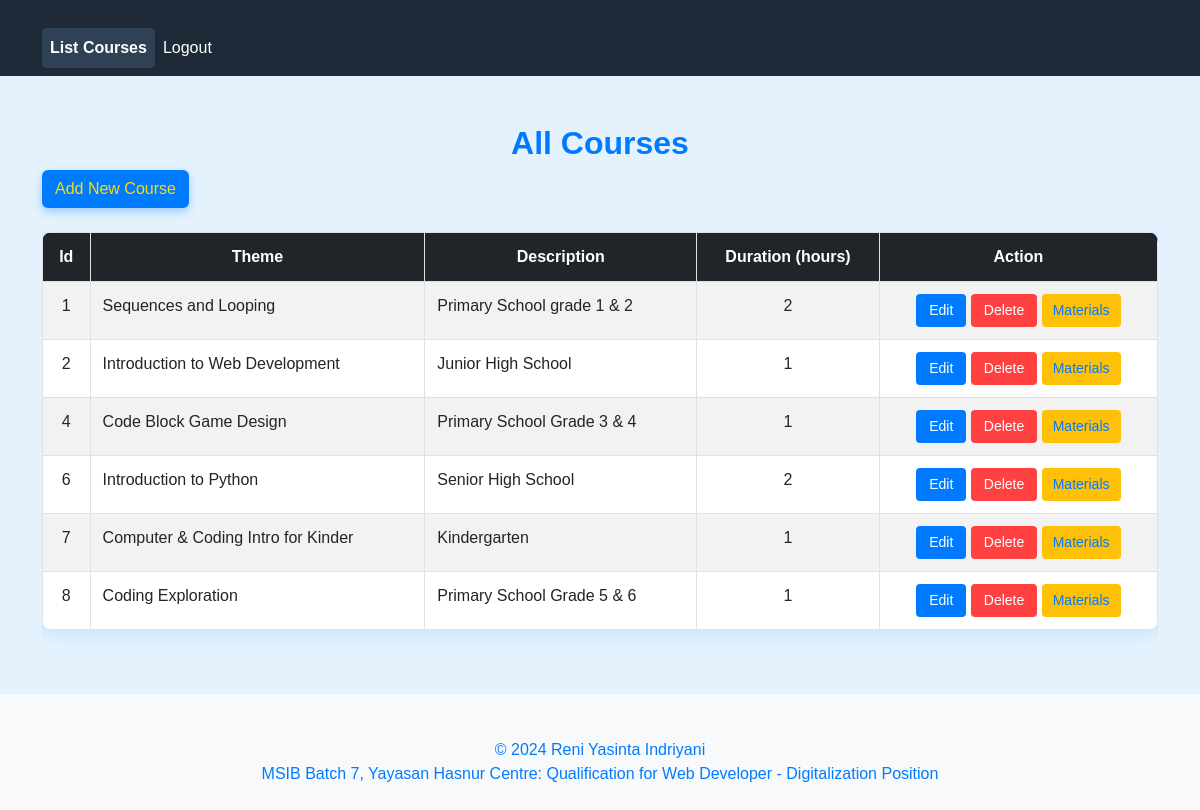
/courses.php, run on the app's committed database.
### tables this page shows
CREATE TABLE `courses` (
  `id` int(11) NOT NULL,
  `judul` varchar(255) NOT NULL,
  `deskripsi` text NOT NULL,
  `durasi` int(11) NOT NULL
);

### courses.php (the view, shortened to what this page needs)
<!DOCTYPE html>
<html lang="en">
<head>
    <link href="style.css" rel="stylesheet">
    <link href="https://cdn.jsdelivr.net/npm/bootstrap@5.3.0/dist/css/bootstrap.min.css" rel="stylesheet">
</head>
<body>
    <?php
    require('databases/koneksi.php');
    $result = $koneksi->query("SELECT * FROM courses");
    require('C:/xampp reni/htdocs/MSIB/layouts/header.php');
    ?>
    <div class="container mt-5">
        <h1 class="text-center mb-">All Courses</h1>
        <a href="/MSIB/kursus/tambah.php" class="btn btn-add mb-4">Add New Course</a>
        <div class="table-responsive">
            <table class="table table-hover table-striped">
                <thead class="table-dark text-center">
                    <tr>
                        <th>Id</th>
                        <th>Theme</th>
                        <th>Description</th>
                        <th>Duration (hours)</th>
                        <th>Action</th>
                    </tr>
                </thead>
                <tbody>
                    <?php while ($row = $result->fetch_assoc()) : ?>
                        <tr>
                            <td class="text-center"><?= $row['id']; ?></td>
                            <td><?= $row['judul']; ?></td>
                            <td><?= $row['deskripsi']; ?></td>
                            <td class="text-center"><?= $row['durasi']; ?></td>
                            <td class="text-center">
                                <a href="/MSIB/kursus/edit.php?id=<?= $row['id']; ?>" class="btn btn-edit btn-sm">Edit</a>
                                <a href="/MSIB/kursus/hapus.php?id=<?= $row['id']; ?>" class="btn btn-delete btn-sm" onclick="return confirm('Warning: Deleting this course will permanently remove it. Continue?')">Delete</a>
                                <a href="materials.php?course_id=<?= $row['id']; ?>" class="btn btn-materials btn-sm">Materials</a>
                            </td>
                        </tr>
                    <?php endwhile; ?>
                </tbody>
            </table>
        </div>
    </div>
    <?php
    require('C:/xampp reni/htdocs/MSIB/layouts/footer.php');
    ?>
</body>
</html>

### layouts/header.php (shortened to what this page needs)
<!DOCTYPE html>
<html lang="en">
<head>
    <link href="https://cdn.jsdelivr.net/npm/bootstrap@5.3.0/dist/css/bootstrap.min.css" rel="stylesheet">
</head>
<body>
<nav class="navbar navbar-expand-lg navbar-light navbar-custom">
    <div class="container">
        <div class="collapse navbar-collapse" id="navbarNav">
            <ul class="navbar-nav">
                <li class="nav-item">
                    <a class="nav-link <?php echo basename($_SERVER['PHP_SELF']) == 'courses.php' ? 'active' : ''; ?>" href="/MSIB/courses.php">List Courses</a>
                </li>
                <li class="nav-item">
                    <a class="nav-link <?php echo basename($_SERVER['PHP_SELF']) == 'logout.php' ? 'active' : ''; ?>" href="/MSIB/logout.php">Logout</a>
                </li>
            </ul>
        </div>
    </div>
</nav>
</body>
</html>

### layouts/footer.php (shortened to what this page needs)
</body>
</html>
<footer class="bg-light text-center text-lg-start mt-5 py-4">
    <div class="container">
        <div class="text-center">
            <p class="mb-0">&copy; <?= date("Y"); ?> Reni Yasinta Indriyani</p>
            <p class="mb-0">MSIB Batch 7, Yayasan Hasnur Centre: Qualification for Web Developer - Digitalization Position</p>
        </div>
    </div>
</footer>

### style.css (style rules this page uses)
.btn-edit { background-color: #007bff !important; color: white !important; padding: 5px 12px !important; }
.btn-add { background-color: #007bff !important; color: #ffdd00 !important; padding: 6px 12px !important; box-shadow: 0 4px 8px rgba(0, 123, 255, 0.3) !important; transition: background-color 0.3s, box-shadow 0.3s !important; }
.btn-delete { background-color: #ff4141 !important; color: white !important; padding: 5px 12px !important; }
.btn-materials { background-color: #ffc107 !important; color: #007bff !important; padding: 5px 10px !important; }
body { font-family: 'Arial', sans-serif !important; background-color: #e3f2fd !important; color: #007bff !important; }
h1 { font-weight: bold !important; font-size: 2rem !important; color: #007bff !important; }
.table { border-radius: 10px !important; overflow: hidden !important; box-shadow: 0 0 20px rgba(0, 123, 255, 0.2) !important; }
.table thead { background-color: #007bff !important; color: #ffffff !important; }
.table th, .table td { border: 1px solid #dee2e6 !important; padding: 0.75rem !important; }

### layouts/header.php (style rules this page uses)
.container { margin-top: 20px; }
.navbar-custom { background-color: #1e2a37; }
.nav-link.active { font-weight: bold; color: #FFFFFF; background-color: #2f4255; border-radius: 5px; }
.nav-link { color: #FFFFFF !important; }

### data on the page
courses: id "1", judul "Sequences and Looping", deskripsi "Primary School grade 1 & 2", durasi "2"
courses: id "2", judul "Introduction to Web Development", deskripsi "Junior High School", durasi "1"
courses: id "4", judul "Code Block Game Design", deskripsi "Primary School Grade 3 & 4", durasi "1"
courses: id "6", judul "Introduction to Python", deskripsi "Senior High School", durasi "2"
courses: id "7", judul "Computer & Coding Intro for Kinder", deskripsi "Kindergarten", durasi "1"
courses: id "8", judul "Coding Exploration", deskripsi "Primary School Grade 5 & 6", durasi "1"
